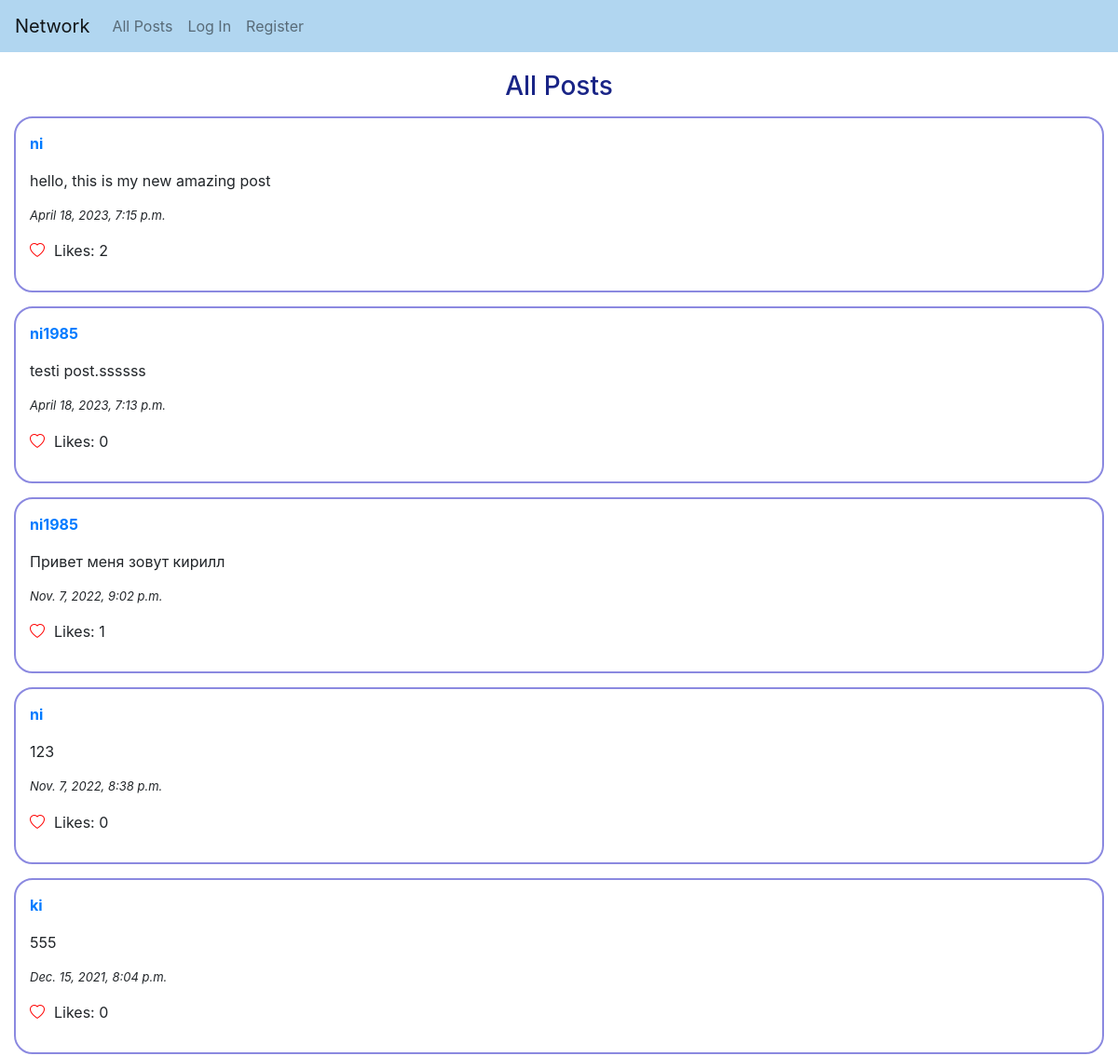
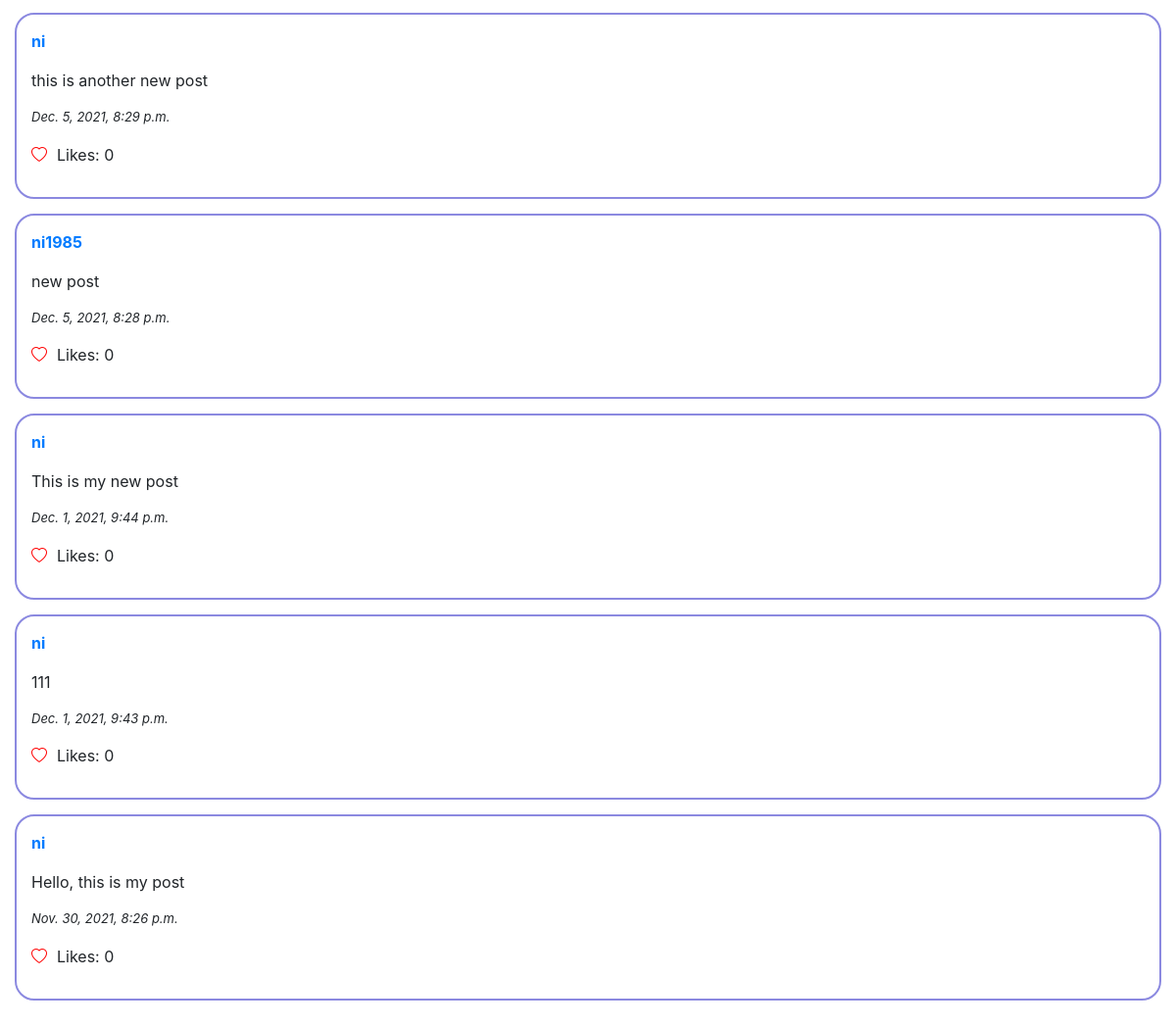
/, run on an earlier commit of the app's database (2 pictures, top to bottom).
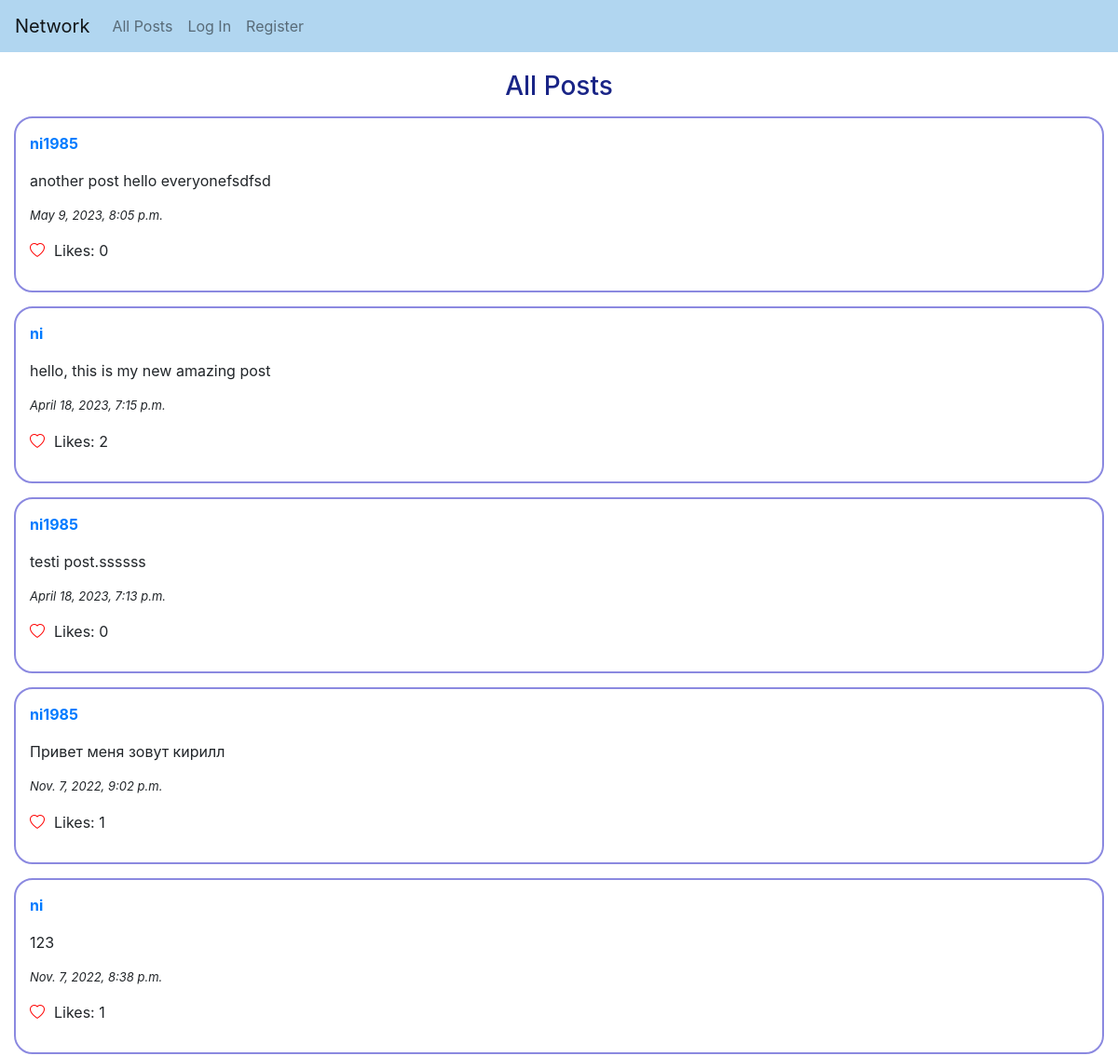
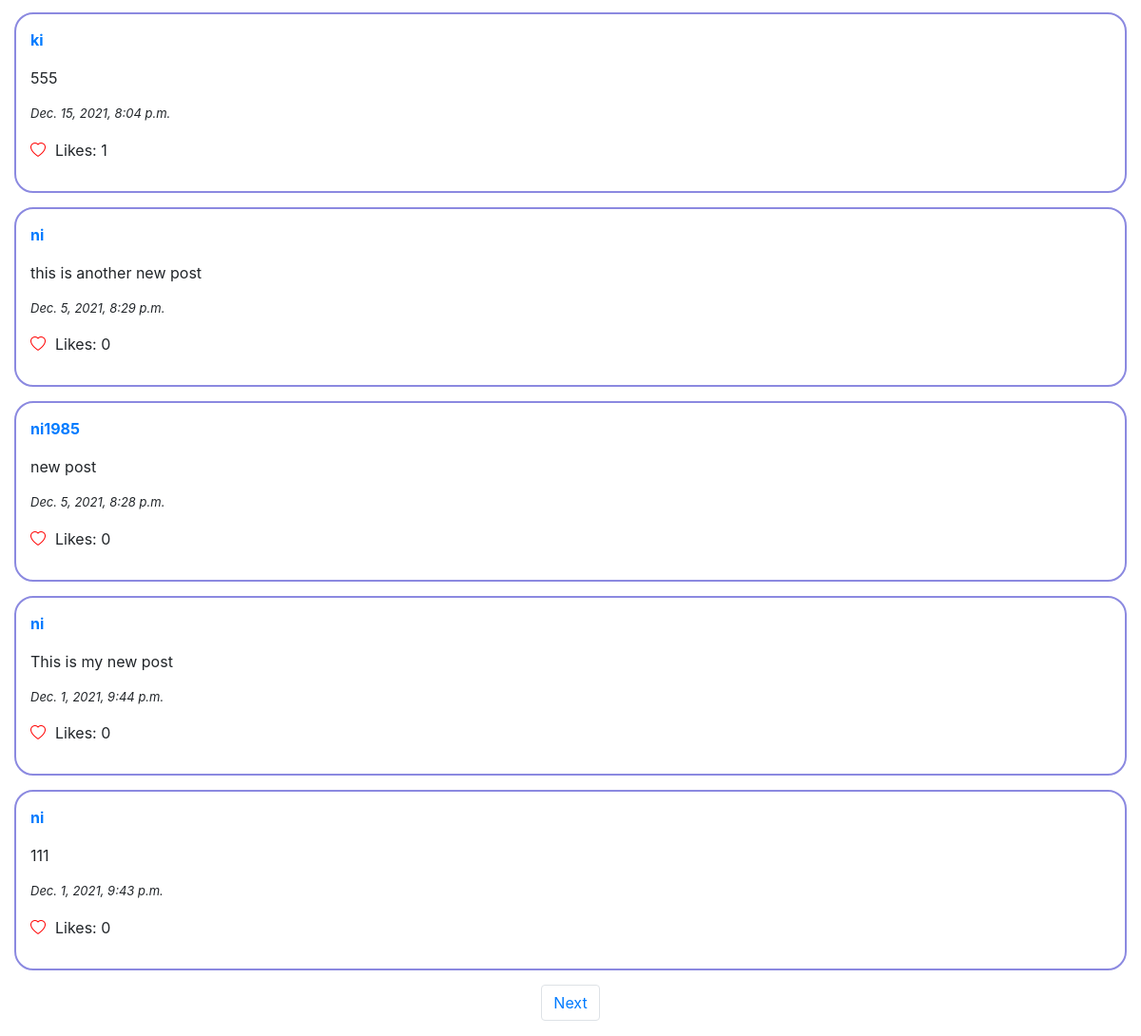
And on a later commit of the database (2 pictures, top to bottom).
### network/models.py (models this page shows, shortened)
class Post(models.Model):
    creator = models.ForeignKey(
        User,
        on_delete = models.CASCADE)
    post_text = models.TextField()
    post_time = models.DateTimeField(auto_now_add=True)
    likes = models.ManyToManyField(
        User,
        blank = True,
        related_name = 'Likes'
    )

class User(AbstractUser):
    pass

### network/views.py (the view)
# urls.py: path("", views.index, name="index"),
def index(request):
    if request.user.is_active:
        if request.method == "POST":
            new_post = PostForm(request.POST)
            if new_post.is_valid():
                post = new_post.save(commit=False)
                post.creator = request.user
                post.save()
            return HttpResponseRedirect(reverse('index'))
        else:
            new_post_form = PostForm()
    else:
        new_post_form = None
    posts = Post.objects.select_related('creator').order_by('-post_time')
    page_number = request.GET.get('page')
    paginator = Paginator(posts, per_page = 10)
    page_obj = paginator.get_page(page_number)
    return render(request, "network/index.html", {
        'new_post': new_post_form,
        'posts': page_obj
    })

### network/templates/network/index.html (shortened to what this page needs)
{% extends "network/layout.html" %}
{% load crispy_forms_tags %}
{% load static %}
{% block body %}
    <div class="heading">
        <h3>All Posts</h3>
    </div>
    <div>
        {% for post in posts %}
        <div class="rcorners2">
            <a href="/profile/{{ post.creator }}" id="post-creator-{{ post.id }}"><p class="thick">{{ post.creator }}</p></a>
            <p id="post-text-{{ post.id }}">{{ post.post_text }}</p>
            <p class="sm-italic">{{ post.post_time }}</p>
            <div class="inline">
                {% if user in post.likes.all %}
                    <i class="bi bi-heart-fill heart" like-id="{{ post.id }}"></i>
                 {% else %}
                    <i class="bi bi-heart heart" like-id="{{ post.id }}"></i>
                {% endif %}
                <p id = "like-count-{{ post.id }}" class="margin-left">Likes: {{ post.likes.count }}</p>
            </div>
        </div>
        {% endfor %}
    </div>
        <nav aria-label="Page navigation">
            <div class="btn-navigation">
                <ul class="pagination">
                    {% if posts.has_next %}
                        <li class="page-item"><a class="page-link" href="?page={{ posts.next_page_number }}">Next</a></li>
                    {% endif %}
                </ul>
            </div>
        </nav>
{% endblock %}

What changed in the data, as far as the page shows it:
no longer on this page (row unchanged): Post: creator "ni", post_text "Hello, this is my post", post_time "Nov. 30, 2021, 8:26 p.m.", likes.count "0"
added Post: creator "ni1985", post_text "another post hello everyonefsdfsd", post_time "May 9, 2023, 8:05 p.m.", likes.count "0"
computed for Post "Nov. 7, 2022, 8:38 p.m.": likes.count "0" → "1"
computed for Post "Dec. 15, 2021, 8:04 p.m.": likes.count "0" → "1"
Also different on the page:
text now shown: "Next"
